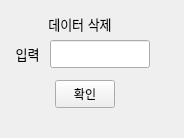
<?xml version="1.0" encoding="UTF-8"?>
<ui version="4.0">
 <class>deleteData</class>
 <widget class="QWidget" name="deleteData">
  <property name="geometry">
   <rect>
    <x>0</x>
    <y>0</y>
    <width>184</width>
    <height>138</height>
   </rect>
  </property>
  <property name="windowTitle">
   <string>Form</string>
  </property>
  <widget class="QLineEdit" name="line_deleteData">
   <property name="geometry">
    <rect>
     <x>50</x>
     <y>40</y>
     <width>100</width>
     <height>28</height>
    </rect>
   </property>
   <property name="dragEnabled">
    <bool>false</bool>
   </property>
  </widget>
  <widget class="QLabel" name="label_2">
   <property name="geometry">
    <rect>
     <x>30</x>
     <y>10</y>
     <width>100</width>
     <height>28</height>
    </rect>
   </property>
   <property name="text">
    <string>&lt;html&gt;&lt;head/&gt;&lt;body&gt;&lt;p align=&quot;center&quot;&gt;&lt;span style=&quot; font-size:10pt;&quot;&gt;데이터 삭제&lt;/span&gt;&lt;/p&gt;&lt;/body&gt;&lt;/html&gt;</string>
   </property>
  </widget>
  <widget class="QLabel" name="label">
   <property name="geometry">
    <rect>
     <x>10</x>
     <y>40</y>
     <width>35</width>
     <height>28</height>
    </rect>
   </property>
   <property name="font">
    <font>
     <family>Agency FB</family>
     <pointsize>12</pointsize>
    </font>
   </property>
   <property name="text">
    <string>&lt;html&gt;&lt;head/&gt;&lt;body&gt;&lt;p align=&quot;center&quot;&gt;&lt;span style=&quot; font-size:10pt;&quot;&gt;입력&lt;/span&gt;&lt;/p&gt;&lt;/body&gt;&lt;/html&gt;</string>
   </property>
  </widget>
  <widget class="QPushButton" name="pushButton_deleteData">
   <property name="geometry">
    <rect>
     <x>55</x>
     <y>80</y>
     <width>60</width>
     <height>28</height>
    </rect>
   </property>
   <property name="text">
    <string>확인</string>
   </property>
  </widget>
 </widget>
 <resources/>
 <connections/>
</ui>
